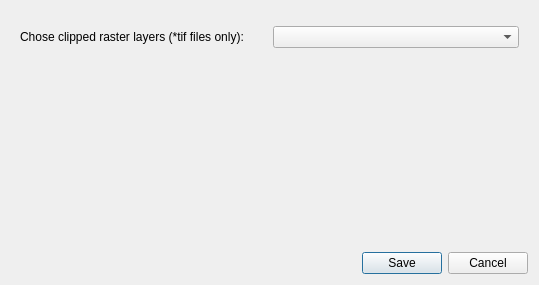
<?xml version="1.0" encoding="UTF-8"?>
<ui version="4.0">
 <class>color_picker_dialog</class>
 <widget class="QDialog" name="color_picker_dialog">
  <property name="geometry">
   <rect>
    <x>0</x>
    <y>0</y>
    <width>539</width>
    <height>285</height>
   </rect>
  </property>
  <property name="windowTitle">
   <string>Dialog</string>
  </property>
  <property name="styleSheet">
   <string notr="true">QRemoveEntryButton:active {
	color: rgb(255, 0, 3);
    font-weight: bold;
	margin-left: -5px;
	font-size: 18px;
	background-color: rgb(237,237,237);
}

QRemoveEntryButton:pressed {
	color: rgb(255,0,3);
	border: 0px;
	margin-left: -2px;
	background-color: rgb(237,237,237);
}</string>
  </property>
  <layout class="QVBoxLayout" name="verticalLayout">
   <item>
    <widget class="Line" name="line">
     <property name="orientation">
      <enum>Qt::Vertical</enum>
     </property>
    </widget>
   </item>
   <item>
    <widget class="QWidget" name="raster_dlg" native="true">
     <layout class="QHBoxLayout" name="horizontalLayout">
      <item>
       <widget class="QLabel" name="label_4">
        <property name="text">
         <string>Chose clipped raster layers (*tif files only):</string>
        </property>
       </widget>
      </item>
      <item>
       <widget class="QComboBox" name="layers_dropdown"/>
      </item>
     </layout>
    </widget>
   </item>
   <item>
    <widget class="QWidget" name="color_table_widget" native="true"/>
   </item>
   <item>
    <spacer name="verticalSpacer">
     <property name="orientation">
      <enum>Qt::Vertical</enum>
     </property>
     <property name="sizeHint" stdset="0">
      <size>
       <width>20</width>
       <height>40</height>
      </size>
     </property>
    </spacer>
   </item>
   <item>
    <widget class="QDialogButtonBox" name="buttonBox">
     <property name="orientation">
      <enum>Qt::Horizontal</enum>
     </property>
     <property name="standardButtons">
      <set>QDialogButtonBox::Cancel|QDialogButtonBox::Save</set>
     </property>
    </widget>
   </item>
  </layout>
 </widget>
 <resources/>
 <connections>
  <connection>
   <sender>buttonBox</sender>
   <signal>accepted()</signal>
   <receiver>color_picker_dialog</receiver>
   <slot>accept()</slot>
   <hints>
    <hint type="sourcelabel">
     <x>248</x>
     <y>254</y>
    </hint>
    <hint type="destinationlabel">
     <x>157</x>
     <y>274</y>
    </hint>
   </hints>
  </connection>
  <connection>
   <sender>buttonBox</sender>
   <signal>rejected()</signal>
   <receiver>color_picker_dialog</receiver>
   <slot>reject()</slot>
   <hints>
    <hint type="sourcelabel">
     <x>316</x>
     <y>260</y>
    </hint>
    <hint type="destinationlabel">
     <x>286</x>
     <y>274</y>
    </hint>
   </hints>
  </connection>
 </connections>
</ui>
